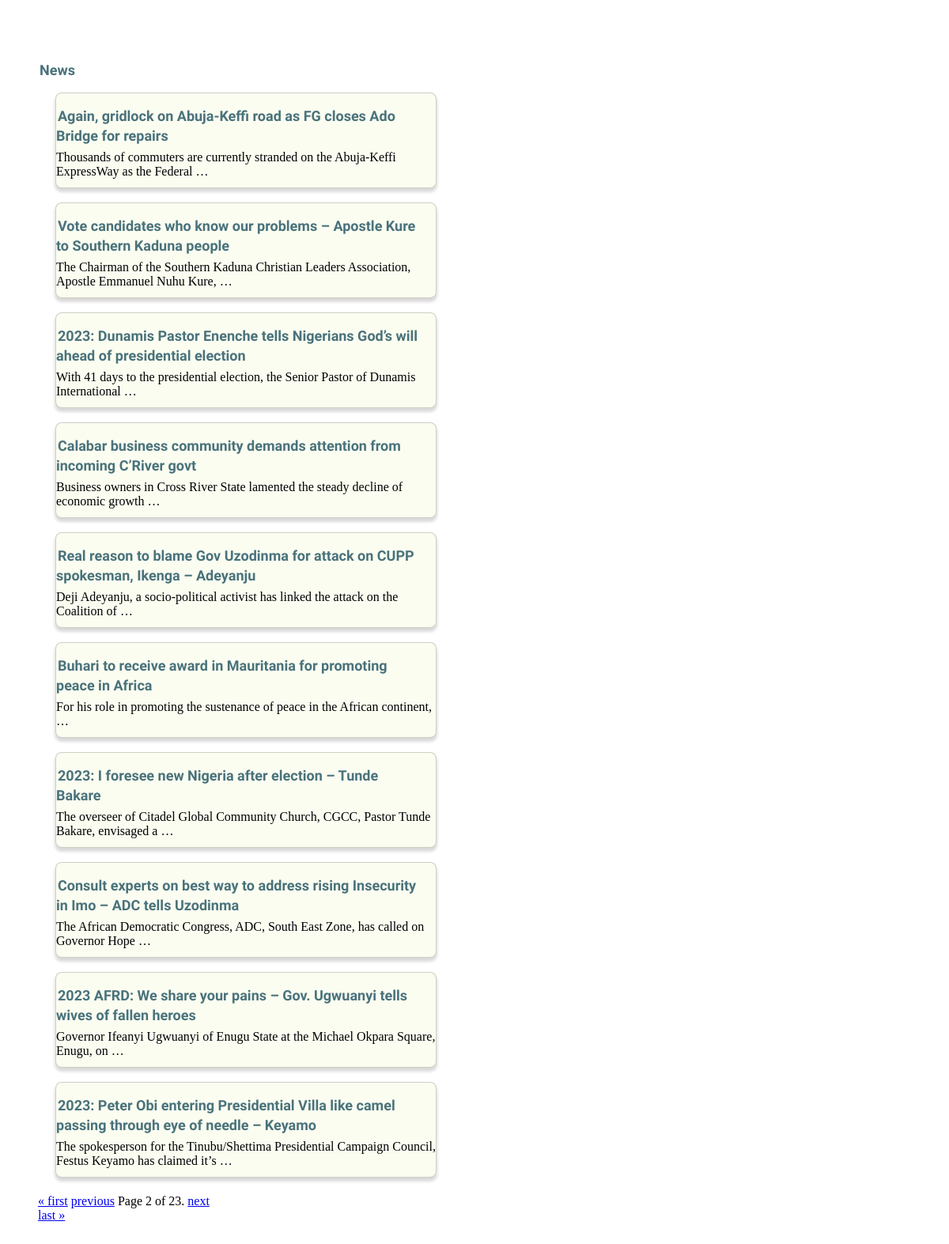
Screenshot of /?page=2 with the database file from the repository.
### news/models.py (models this page shows, shortened)
class Headline(models.Model):
    title = models.CharField(max_length=200)
    contentt = RichTextField(blank=True, null=True)
    slug = models.SlugField(unique=True)

### news/views.py (the view)
# urls.py: 2. Add a URL to urlpatterns:  path('', views.home, name='home')
def home(request):
    headlines_list = Headline.objects.all().order_by('-id')
    paginator = Paginator(headlines_list, 10)
    page = request.GET.get('page')
    try:
        headlines = paginator.page(page)
    except PageNotAnInteger:
        headlines = paginator.page(1)
    except EmptyPage:
        headlines = paginator.page(paginator.num_pages)
    context = {
        'object_list': headlines,
    }
    return render(request, "home.html", context)

### templates/home.html (shortened to what this page needs)
{% load el_pagination_tags %}
<!DOCTYPE html>
<html>
<head>
     <link rel="stylesheet" href="https://use.fontawesome.com/releases/v5.8.2/css/all.css"
>
</head>
<body>
 <h1>News</h1>
    {% for object in object_list %}
    <div class="animated animatedFadeInUp fadeInUp">
        <div class="cardd">
            <h1><a class="werr" href="{% url 'details' object.slug %}">{{ object.title }}</a></h1>
            <br>
            <br>
            <br>
            <br>
            {{ object.contentt|safe|truncatewords:"13" }}
        </div>
    </div>
        <br>
  {% endfor %}
 <br>  <br>   <br>  <br>
<div class="pontainer ">
    <span class="step-links">
        {% if object_list.has_previous %}
            <a href="?page=1">&laquo; first</a>
            <a href="?page={{ object_list.previous_page_number }}">previous</a>
        {% endif %}
        <span class="current">
            Page {{ object_list.number }} of {{ object_list.paginator.num_pages }}.
        </span>
        {% if object_list.has_next %}
            <a href="?page={{ object_list.next_page_number }}">next</a>
            <br>
            <a href="?page={{ object_list.paginator.num_pages }}">last &raquo;</a>
        {% endif %}
    </span>
</div>
</body>
</html>

### templates/home.html (style rules this page uses)
a.werr { position: absolute; width: 467px; height: 57px; font-family: Heebo; font-style: normal; font-weight: bold; font-size: 18px; line-height: 25px; display: flex; align-items: center; text-indent: 2px; color: #49727B; text-decoration: none; }
h1 { position: absolute; width: 467px; height: 57px; font-family: Heebo; font-style: normal; font-weight: bold; font-size: 18px; line-height: 25px; display: flex; align-items: center; text-indent: 2px; color: #49727B; text-decoration: none; }
.cardd { position: relative; width: 482px; height: 121px; left: 22px; top: 69px; animation: 10s slide-up; margin-top: 0%; background: #FBFDF1; border: 1px solid rgba(99, 94, 94, 0.29); box-shadow: 0px 4px 4px rgba(255, 249, 249, 0.4), 0px 4px 4px rgba(0, 0, 0, 0.25); border-radius: 8px; }
body { padding: 40px; }
.animated { animation-duration: 1s; animation-fill-mode: both; -webkit-animation-duration: 1s; -webkit-animation-fill-mode: both; }
.animatedFadeInUp { opacity: 0; }
.fadeInUp { opacity: 0; animation-name: fadeInUp; -webkit-animation-name: fadeInUp; }
*, *::after, *::before { box-sizing: border-box; }

### rows the page displays
Headline: title "Again, gridlock on Abuja-Keffi road as FG closes Ado Bridge for repairs", contentt "Thousands of commuters are currently stranded on the Abuja-Keffi ExpressWay as the Federal …"
Headline: title "Vote candidates who know our problems – Apostle Kure to Southern Kaduna people", contentt "The Chairman of the Southern Kaduna Christian Leaders Association, Apostle Emmanuel Nuhu Kure, …"
Headline: title "2023: Dunamis Pastor Enenche tells Nigerians God’s will ahead of presidential election", contentt "With 41 days to the presidential election, the Senior Pastor of Dunamis International …"
Headline: title "Calabar business community demands attention from incoming C’River govt", contentt "Business owners in Cross River State lamented the steady decline of economic growth …"
Headline: title "Real reason to blame Gov Uzodinma for attack on CUPP spokesman, Ikenga – Adeyanju", contentt "Deji Adeyanju, a socio-political activist has linked the attack on the Coalition of …"
Headline: title "Buhari to receive award in Mauritania for promoting peace in Africa", contentt "For his role in promoting the sustenance of peace in the African continent, …"
Headline: title "2023: I foresee new Nigeria after election – Tunde Bakare", contentt "The overseer of Citadel Global Community Church, CGCC, Pastor Tunde Bakare, envisaged a …"
Headline: title "Consult experts on best way to address rising Insecurity in Imo – ADC tells Uzodinma", contentt "The African Democratic Congress, ADC, South East Zone, has called on Governor Hope …"
Headline: title "2023 AFRD: We share your pains – Gov. Ugwuanyi tells wives of fallen heroes", contentt "Governor Ifeanyi Ugwuanyi of Enugu State at the Michael Okpara Square, Enugu, on …"
Headline: title "2023: Peter Obi entering Presidential Villa like camel passing through eye of needle – Keyamo", contentt "The spokesperson for the Tinubu/Shettima Presidential Campaign Council, Festus Keyamo has claimed it’s …"

### other values shown
{{ object_list.number }} "2"
{{ object_list.paginator.num_pages }} "23"
